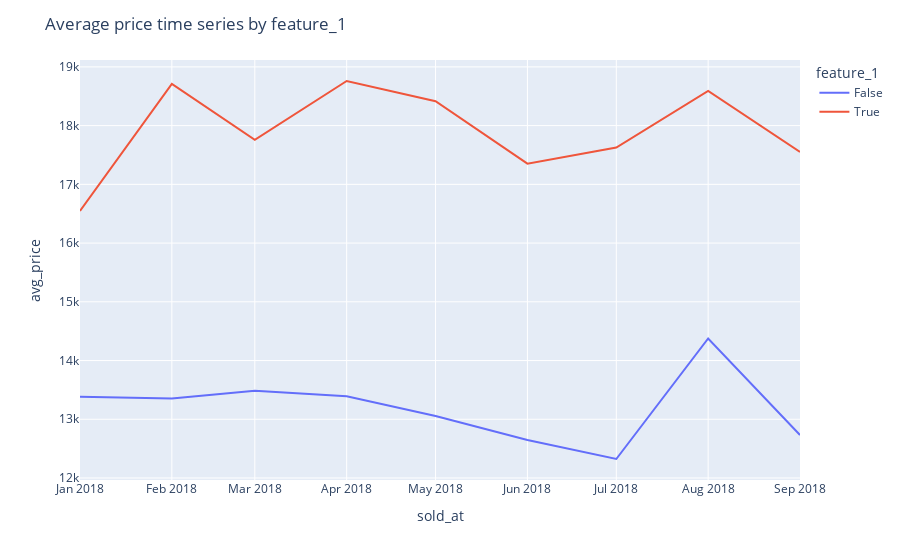
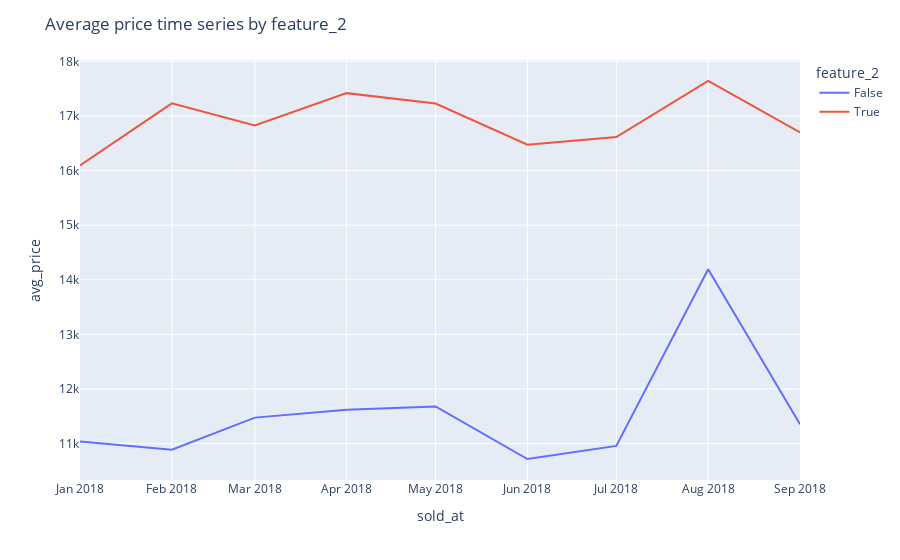
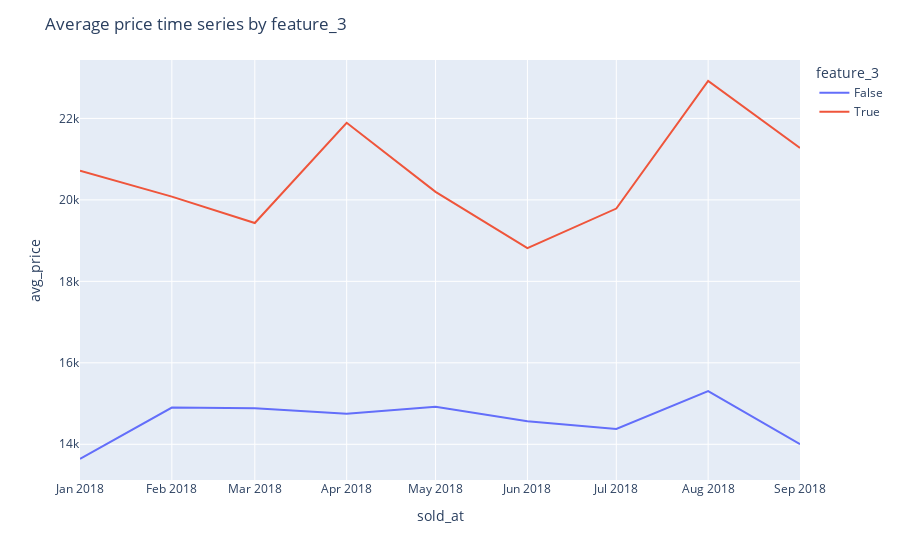
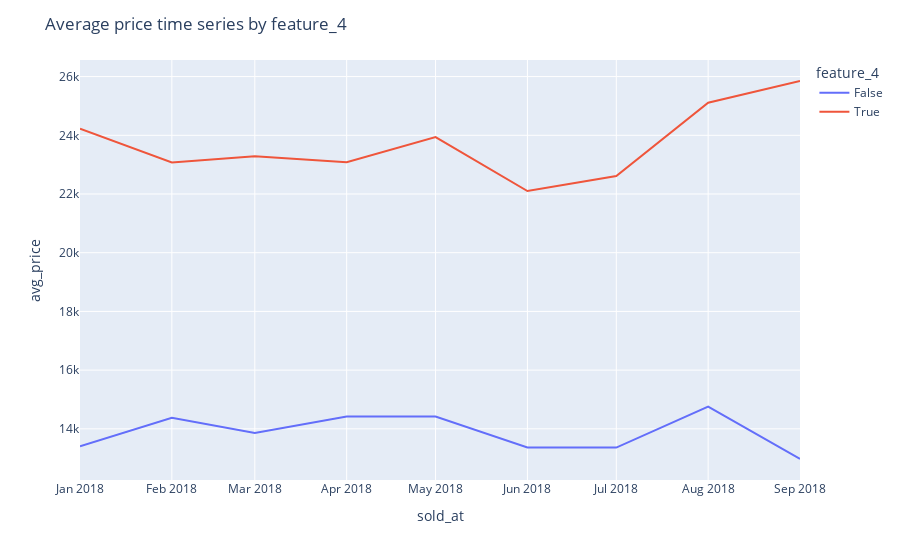

Here is the notebook cell these charts were saved with, in order:
### Code cell
plot_avg_target_time_series_by_features(data_q2, car_features)

### Figure 1 — Plotly figure (JSON) as saved in the notebook; plotly's stock layout.template omitted (floating-point values rounded to 4 significant figures)
{"data": [{"hovertemplate": "feature_1=False<br>sold_at=%{x}<br>avg_price=%{y}<extra></extra>", "legendgroup": "False", "line": {"color": "#636efa", "dash": "solid"}, "marker": {"symbol": "circle"}, "mode": "lines", "name": "False", "orientation": "v", "showlegend": true, "type": "scatter", "x": ["2018-01-01T00:00:00", "2018-02-01T00:00:00", "2018-03-01T00:00:00", "2018-04-01T00:00:00", "2018-05-01T00:00:00", "2018-06-01T00:00:00", "2018-07-01T00:00:00", "2018-08-01T00:00:00", "2018-09-01T00:00:00"], "xaxis": "x", "y": [13380.0, 13350.0, 13490.0, 13390.0, 13060.0, 12650.0, 12320.0, 14380.0, 12730.0], "yaxis": "y"}, {"hovertemplate": "feature_1=True<br>sold_at=%{x}<br>avg_price=%{y}<extra></extra>", "legendgroup": "True", "line": {"color": "#EF553B", "dash": "solid"}, "marker": {"symbol": "circle"}, "mode": "lines", "name": "True", "orientation": "v", "showlegend": true, "type": "scatter", "x": ["2018-01-01T00:00:00", "2018-02-01T00:00:00", "2018-03-01T00:00:00", "2018-04-01T00:00:00", "2018-05-01T00:00:00", "2018-06-01T00:00:00", "2018-07-01T00:00:00", "2018-08-01T00:00:00", "2018-09-01T00:00:00"], "xaxis": "x", "y": [16550.0, 18710.0, 17760.0, 18760.0, 18410.0, 17350.0, 17630.0, 18590.0, 17550.0], "yaxis": "y"}], "layout": {"legend": {"title": {"text": "feature_1"}, "tracegroupgap": 0}, "margin": {"t": 60}, "title": {"text": "Average price time series by feature_1"}, "xaxis": {"anchor": "y", "domain": [0, 1], "title": {"text": "sold_at"}}, "yaxis": {"anchor": "x", "domain": [0, 1], "title": {"text": "avg_price"}}}}

### Figure 2 — Plotly figure (JSON) as saved in the notebook; plotly's stock layout.template omitted (floating-point values rounded to 4 significant figures)
{"data": [{"hovertemplate": "feature_2=False<br>sold_at=%{x}<br>avg_price=%{y}<extra></extra>", "legendgroup": "False", "line": {"color": "#636efa", "dash": "solid"}, "marker": {"symbol": "circle"}, "mode": "lines", "name": "False", "orientation": "v", "showlegend": true, "type": "scatter", "x": ["2018-01-01T00:00:00", "2018-02-01T00:00:00", "2018-03-01T00:00:00", "2018-04-01T00:00:00", "2018-05-01T00:00:00", "2018-06-01T00:00:00", "2018-07-01T00:00:00", "2018-08-01T00:00:00", "2018-09-01T00:00:00"], "xaxis": "x", "y": [11040.0, 10890.0, 11480.0, 11620.0, 11680.0, 10720.0, 10960.0, 14190.0, 11360.0], "yaxis": "y"}, {"hovertemplate": "feature_2=True<br>sold_at=%{x}<br>avg_price=%{y}<extra></extra>", "legendgroup": "True", "line": {"color": "#EF553B", "dash": "solid"}, "marker": {"symbol": "circle"}, "mode": "lines", "name": "True", "orientation": "v", "showlegend": true, "type": "scatter", "x": ["2018-01-01T00:00:00", "2018-02-01T00:00:00", "2018-03-01T00:00:00", "2018-04-01T00:00:00", "2018-05-01T00:00:00", "2018-06-01T00:00:00", "2018-07-01T00:00:00", "2018-08-01T00:00:00", "2018-09-01T00:00:00"], "xaxis": "x", "y": [16100.0, 17230.0, 16830.0, 17420.0, 17230.0, 16470.0, 16610.0, 17640.0, 16700.0], "yaxis": "y"}], "layout": {"legend": {"title": {"text": "feature_2"}, "tracegroupgap": 0}, "margin": {"t": 60}, "title": {"text": "Average price time series by feature_2"}, "xaxis": {"anchor": "y", "domain": [0, 1], "title": {"text": "sold_at"}}, "yaxis": {"anchor": "x", "domain": [0, 1], "title": {"text": "avg_price"}}}}

### Figure 3 — Plotly figure (JSON) as saved in the notebook; plotly's stock layout.template omitted (floating-point values rounded to 4 significant figures)
{"data": [{"hovertemplate": "feature_3=False<br>sold_at=%{x}<br>avg_price=%{y}<extra></extra>", "legendgroup": "False", "line": {"color": "#636efa", "dash": "solid"}, "marker": {"symbol": "circle"}, "mode": "lines", "name": "False", "orientation": "v", "showlegend": true, "type": "scatter", "x": ["2018-01-01T00:00:00", "2018-02-01T00:00:00", "2018-03-01T00:00:00", "2018-04-01T00:00:00", "2018-05-01T00:00:00", "2018-06-01T00:00:00", "2018-07-01T00:00:00", "2018-08-01T00:00:00", "2018-09-01T00:00:00"], "xaxis": "x", "y": [13640.0, 14900.0, 14880.0, 14750.0, 14920.0, 14570.0, 14380.0, 15310.0, 14000.0], "yaxis": "y"}, {"hovertemplate": "feature_3=True<br>sold_at=%{x}<br>avg_price=%{y}<extra></extra>", "legendgroup": "True", "line": {"color": "#EF553B", "dash": "solid"}, "marker": {"symbol": "circle"}, "mode": "lines", "name": "True", "orientation": "v", "showlegend": true, "type": "scatter", "x": ["2018-01-01T00:00:00", "2018-02-01T00:00:00", "2018-03-01T00:00:00", "2018-04-01T00:00:00", "2018-05-01T00:00:00", "2018-06-01T00:00:00", "2018-07-01T00:00:00", "2018-08-01T00:00:00", "2018-09-01T00:00:00"], "xaxis": "x", "y": [20720.0, 20080.0, 19430.0, 21890.0, 20200.0, 18820.0, 19790.0, 22920.0, 21270.0], "yaxis": "y"}], "layout": {"legend": {"title": {"text": "feature_3"}, "tracegroupgap": 0}, "margin": {"t": 60}, "title": {"text": "Average price time series by feature_3"}, "xaxis": {"anchor": "y", "domain": [0, 1], "title": {"text": "sold_at"}}, "yaxis": {"anchor": "x", "domain": [0, 1], "title": {"text": "avg_price"}}}}

### Figure 4 — Plotly figure (JSON) as saved in the notebook; plotly's stock layout.template omitted (floating-point values rounded to 4 significant figures)
{"data": [{"hovertemplate": "feature_4=False<br>sold_at=%{x}<br>avg_price=%{y}<extra></extra>", "legendgroup": "False", "line": {"color": "#636efa", "dash": "solid"}, "marker": {"symbol": "circle"}, "mode": "lines", "name": "False", "orientation": "v", "showlegend": true, "type": "scatter", "x": ["2018-01-01T00:00:00", "2018-02-01T00:00:00", "2018-03-01T00:00:00", "2018-04-01T00:00:00", "2018-05-01T00:00:00", "2018-06-01T00:00:00", "2018-07-01T00:00:00", "2018-08-01T00:00:00", "2018-09-01T00:00:00"], "xaxis": "x", "y": [13400.0, 14380.0, 13860.0, 14420.0, 14420.0, 13360.0, 13360.0, 14760.0, 12970.0], "yaxis": "y"}, {"hovertemplate": "feature_4=True<br>sold_at=%{x}<br>avg_price=%{y}<extra></extra>", "legendgroup": "True", "line": {"color": "#EF553B", "dash": "solid"}, "marker": {"symbol": "circle"}, "mode": "lines", "name": "True", "orientation": "v", "showlegend": true, "type": "scatter", "x": ["2018-01-01T00:00:00", "2018-02-01T00:00:00", "2018-03-01T00:00:00", "2018-04-01T00:00:00", "2018-05-01T00:00:00", "2018-06-01T00:00:00", "2018-07-01T00:00:00", "2018-08-01T00:00:00", "2018-09-01T00:00:00"], "xaxis": "x", "y": [24230.0, 23070.0, 23290.0, 23080.0, 23940.0, 22100.0, 22610.0, 25110.0, 25850.0], "yaxis": "y"}], "layout": {"legend": {"title": {"text": "feature_4"}, "tracegroupgap": 0}, "margin": {"t": 60}, "title": {"text": "Average price time series by feature_4"}, "xaxis": {"anchor": "y", "domain": [0, 1], "title": {"text": "sold_at"}}, "yaxis": {"anchor": "x", "domain": [0, 1], "title": {"text": "avg_price"}}}}
